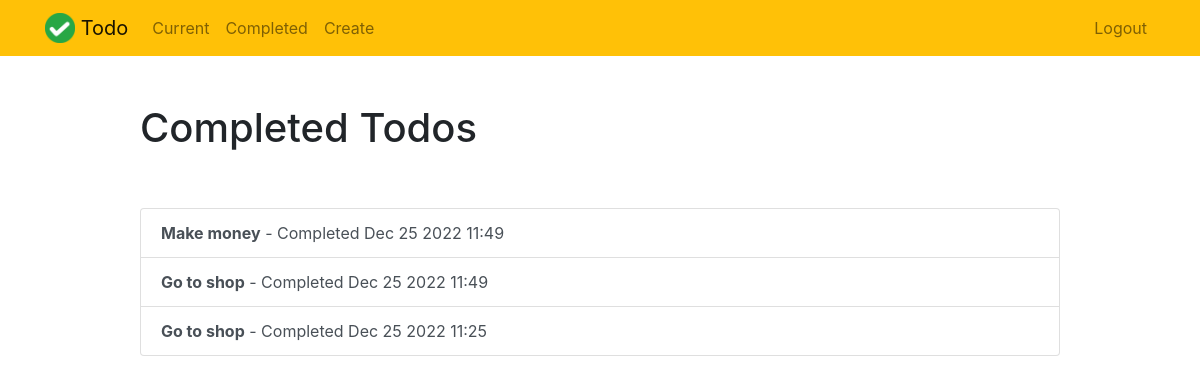
The page /completed/ (signed in) on the database its author committed.
### todo/models.py (models this page shows, shortened)
class Todo(models.Model):
    title = models.CharField(max_length=100)
    memo = models.TextField(blank=True)
    created = models.DateTimeField(auto_now_add=True)
    datecompleted = models.DateTimeField(null=True, blank=True)
    important = models.BooleanField(default=False)
    user = models.ForeignKey(User, on_delete=models.CASCADE)

### todo/views.py (the view)
# urls.py: path('completed/', views.completed_todos, name='completed_todos'),
@login_required
def completed_todos(request):
    todos = Todo.objects.filter(user=request.user, datecompleted__isnull=False).order_by('-datecompleted')
    context = {'todos': todos}
    return render(request, 'todo/comleted_todos.html', context)

### todo/templates/todo/comleted_todos.html
{% extends "todo/base.html" %}
{% block content %}
    <div class="row justify-content-center mt-5">
        <div class="col-md-10">
            <h1>Completed Todos</h1>
        </div>
    </div>
    <div class="row justify-content-center mt-5">
        <div class="col-md-10">
            <div class="list-group">
                {% for todo in todos %}
                    <a href="{% url 'view_todo' todo.id %}"
                       class="list-group-item list-group-item-action{% if todo.important %} list-group-item-danger{% endif %}"><b>{{ todo.title }}</b>
                        - Completed {{ todo.datecompleted|date:'M j Y H:i' }}</a>
                {% endfor %}
            </div>
        </div>
    </div>
{% endblock %}

### rows shown on the page
Todo: title "Make money", datecompleted "Dec 25 2022 11:49"
Todo: title "Go to shop", datecompleted "Dec 25 2022 11:49"
Todo: title "Go to shop", datecompleted "Dec 25 2022 11:25"
